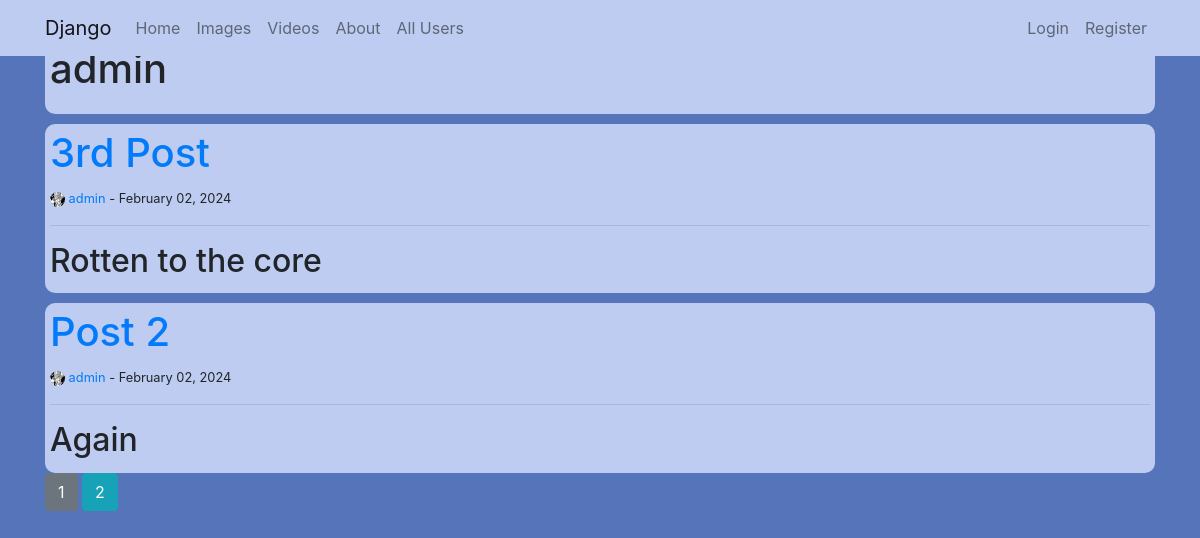
The page /user/posts/admin on the database as committed earlier.
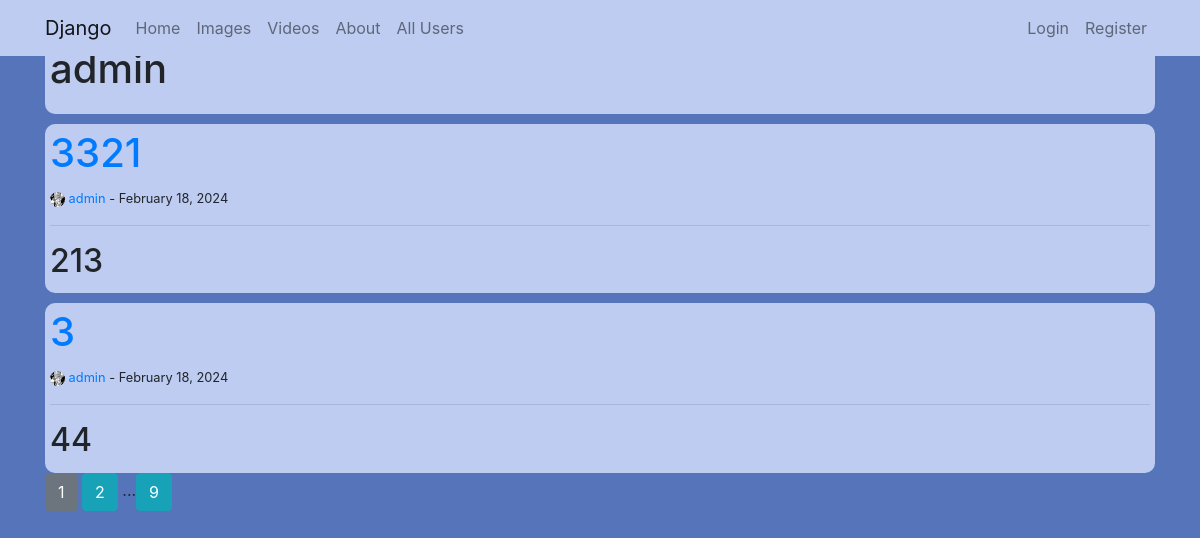
The same page on the database as committed later.
### blog/models.py (models this page shows, shortened)
class Post(models.Model):
    title = models.CharField(max_length=100)
    content = models.TextField()
    date_posted = models.DateTimeField(default=timezone.now)
    author = models.ForeignKey(User, on_delete=models.SET_NULL, null=True)

### users/models.py (models this page shows, shortened)
class Profile(models.Model):
    user = models.OneToOneField(User, on_delete=models.CASCADE)
    image = models.ImageField(default='default.png', upload_to=path_and_rename)
    bio = models.TextField(null=True)

### blog/views.py (the view)
# urls.py: path('user/posts/<str:username>', UserPostListView.as_view(), name='user-posts'),
class UserPostListView(ListView):
    model = Post
    template_name = 'blog/user/user_posts.html'   # <app>/<model>_<viewtype>.html    # blog/post_list.html
    context_object_name = 'posts'
    paginate_by = 2
    def get_queryset(self):
        user = get_object_or_404(User, username=self.kwargs.get('username'))
        return Post.objects.filter(author=user).order_by('-date_posted')

### blog/templates/blog/user/user_posts.html (shortened to what this page needs)
{% extends "blog/base.html" %}
{% block body %}
    <div class="post">
        <div class="content-section">
            <div class="media">
                <div class="media-body">
                    <h1 class="account-heading">{{ view.kwargs.username }}</h1>
                </div>
            </div>
        </div>
    </div>
    {% for i in posts %}
        <div class="post">
            <a class="article-title" href="{% url 'post-detail' i.id %}"><h1> {{ i.title }} </h1></a>
            <small><img class="rounded-circle post-account-img" src="{{ i.author.profile.image.url }}">
            <a href="{% url 'user-detail' i.author.id %}">{{ i.author }}</a> - {{ i.date_posted|date:"F d, Y" }} </small>  <hr>
            {% if i.content %}<h2>{{ i.content }} </h2>{% endif %}
        </div>
    {% endfor %}
    {% if is_paginated %}
        {% for num in page_obj.paginator.page_range %}
            {% if page_obj.number == num%}
                <a class="btn btn-secondary" href="?page={{ num }}">{{ num }}</a>
            {% endif %}
        {% endfor %}
        {% if page_obj.has_next %}
            <a class="btn btn-info" href="?page={{ page_obj.next_page_number }}">{{ page_obj.next_page_number }}</a>
            {% if page_obj.next_page_number < page_obj.paginator.num_pages %}
                ...<a class="btn btn-info" href="?page={{ page_obj.paginator.num_pages }}">{{ page_obj.paginator.num_pages }}</a>
            {% endif %}
        {% endif %}
{% endif %}
{% endblock body %}

### blog/templates/blog/base.html (shortened to what this page needs)
{% load static %}
<!DOCTYPE html>
<html lang="en">
<head>
    <link rel="stylesheet" href="https://cdn.jsdelivr.net/npm/bootstrap@4.0.0/dist/css/bootstrap.min.css"
>
    <link rel="stylesheet" href="{% static 'blog/base.css' %}">
</head>
<body>
    <header class="site-header">
        <nav class="navbar navbar-expand-lg navbar-light fixed-top" style="background-color: #bdccf0;">
            <div class="container">
              <a class="navbar-brand" href="{% url 'blog-home' %}">Django</a>
              <div class="collapse navbar-collapse" id="navbarNavAltMarkup">
                <div class="navbar-nav">
                  <a class="nav-item nav-link" href="{% url 'blog-home' %}">Home</a>
                  <a class="nav-item nav-link" href="{% url 'blog-home_images' %}">Images</a>
                  <a class="nav-item nav-link" href="{% url 'blog-home_videos' %}">Videos</a>
                  <a class="nav-item nav-link" href="{% url 'blog-about' %}">About</a>
                  <a class="nav-item nav-link my-2 my-sm-0" href="{% url 'blog-all_users' %}">All Users</a>
                </div>
              </div>
                <div class="navbar-nav">
                    {% if user.is_authenticated %}
                        <a class="nav-item nav-link" href="{% url 'create' %}">New Post</a>
                        <a class="nav-item nav-link" href="{% url 'user-detail' request.user.id %}">{{ request.user.username }}</a>
                        <a class="nav-item nav-link" href="{% url 'logout-page' %}">Logout</a>
                    {% else %}
                        <a class="nav-item nav-link" href="{% url 'login' %}">Login</a>
                        <a class="nav-item nav-link" href="{% url 'register' %}">Register</a>
                    {% endif %}
                </div>
            </div>
        </nav>
    </header>
    <div class="container" style="margin-top: 40px;">
        {% block body %}
        {% endblock body %}
    </div>
</body>
</html>

### blog/static/blog/base.css (style rules this page uses)
body { background: #5674ba; }
.post { margin-top: 10px; padding: 5px; border-radius: 10px; background: #bdccf0; min-height: 10px; }
.post-account-img { height: 15px; width: 15px; }

Rows that differ between the two databases and show on the page:
no longer on this page (row unchanged): Post: title "3rd Post", author.profile.image (picture), author "admin", date_posted "February 02, 2024", content "Rotten to the core"
no longer on this page (row unchanged): Post: title "Post 2", author.profile.image (picture), author "admin", date_posted "February 02, 2024", content "Again"
added Post: title "3321", author.profile.image (picture), author "admin", date_posted "February 18, 2024", content "213"
added Post: title "3", author.profile.image (picture), author "admin", date_posted "February 18, 2024", content "44"
Other text that changed with them:
{{ page_obj.paginator.num_pages }}: (not shown) → "9"
